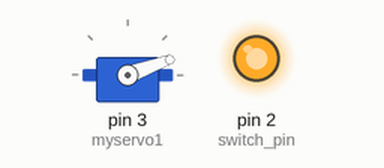
Bench run of a sketch on a simulated Arduino Uno, built with avr-gcc and run on an emulated ATmega328P. On the bench: servo, output pins drawn as LEDs (lit = HIGH).

Above: at 0.05 s.
At 8.0 s:
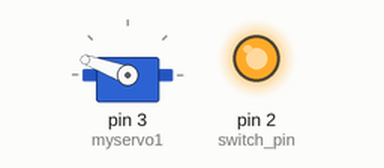
Timing chart, 0 to 10.4 s (numbered marks = the images above):
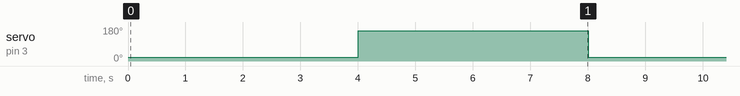

Measured:
- by itself, servo on pin 3 (myservo1): alternates 160° for 4.0 s and 20° for 4.0 s

The sketch:

motortest.ino
```cpp
//rolling a servo position using a potentiometer (variable resistor)
// by Michal Rinott <http://people.interaction-ivrea.it/m.rinott>

#include <Servo.h>

Servo myservo1;  // create servo object to control a servo
int switch_pin = 2;


int val;    // variable to read the value from the analog pin

void setup()
{
  pinMode(switch_pin, OUTPUT);
  digitalWrite(switch_pin, HIGH);
  myservo1.attach(3);  // attaches the servo on pin 9 to the servo object
}

void loop()
{

  val = 20;
  myservo1.write(val);                  // sets the servo position according to the scaled value 0-180
  delay(4000);
  val = 160;
  myservo1.write(val);                  // sets the servo position according to the scaled value 0-180
  delay(4000);


}
```
